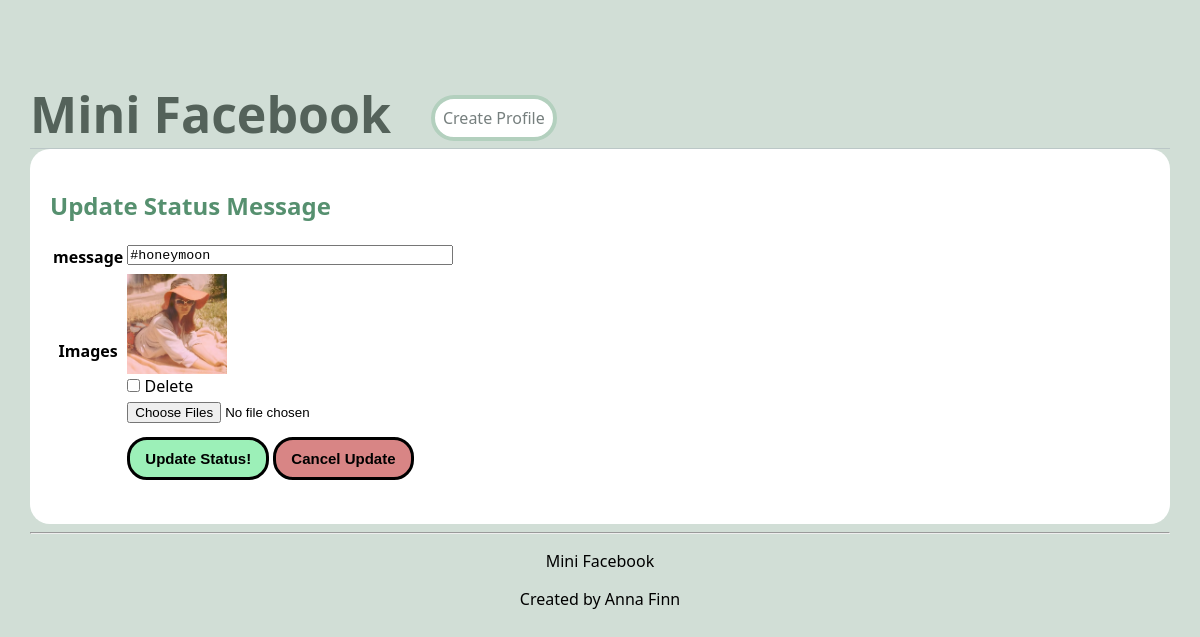
Page /mini_fb/status/6/update on the committed database.
### mini_fb/models.py (models this page shows, shortened)
class StatusMessage(models.Model):
    profile = models.ForeignKey("Profile", on_delete=models.CASCADE)
    message = models.TextField(blank=False)
    timestamp = models.DateTimeField(auto_now=True)
    def get_images(self):
        image = Image.objects.filter(status=self)
        return image

class Image(models.Model):
    status = models.ForeignKey("StatusMessage", on_delete=models.CASCADE)
    image_file = models.ImageField(blank=True)
    timestamp = models.DateTimeField(auto_now=True)

### mini_fb/views.py (the view, shortened to what this page needs)
# urls.py: path(r'status/<int:pk>/update', UpdateStatusView.as_view(), name='update_status'),
class UpdateStatusView(UpdateView):
    form_class = UpdateStatusForm
    template_name = "mini_fb/update_status_form.html"
    model = StatusMessage

### mini_fb/forms.py
class UpdateStatusForm (forms.ModelForm):
    class Meta:
        model = StatusMessage
        fields = ['message']

### mini_fb/templates/mini_fb/update_status_form.html (shortened to what this page needs)
{% extends 'mini_fb/base.html'  %}
{% block content %}
<div class="box">
    <h2>Update Status Message</h2>
    <form method="POST" enctype="multipart/form-data">
        <table>
            {% for field in form %}
            <tr>
                <th>{{ field.name }}</th>
                <td>{{ field }}</td>
            </tr>
            {% endfor %}
            <tr>
                <th>Images</th>
                <td>
                    <div class="delete-container">
                        {% for image in statusmessage.get_images %}
                        <div>
                            <img class="delete-img" src="{{ image.image_file.url }}" alt="Image"/>
                            <label>
                                <input type="checkbox" name="delete_images" value="{{ image.pk }}"> Delete
                            </label>
                        </div>
                    {% empty %}
                        <p>No images uploaded.</p>
                    {% endfor %}
                    </div>
                    <input type="file" name="files" multiple>
                </td>
            </tr>
            <tr>
                <td></td>
                <td>
                    <input class="submit" type="submit" name="update_status" value="Update Status!">
                    <form action="{% url 'profile' statusmessage.profile.pk %}">
                        <input class="cancel" type="submit" name="cancel" value="Cancel Update">
                    </form>
                </td>
            </tr>
        </table>
    </form>
</div>
{% endblock %}

### static/mini_fb.css (style rules this page uses)
body { margin: 30px; background: #d1ded6; font-family:'Segoe UI', Tahoma, Geneva, Verdana, sans-serif; }
h1, h2, h3 { color: #56906f; }
input[type="submit"] { font-size: 15px; font-weight: bolder; border: 3px solid black; padding: 10px 15px; border-radius: 20px; height: fit-content; width: fit-content; }
.submit { background-color: rgb(156, 240, 184); }
.cancel { background-color: rgb(216, 133, 133); }
textarea { height: 20px; resize: none; overflow: hidden; margin-bottom: 5px; }
input { margin: 5px auto; }
.delete-img { height: 100px; width: 100px; object-fit: cover; display: block; }
.delete-container { display: flex; flex-wrap: wrap; gap: 10px; / }
.box { margin: 0 auto; background-color: white; max-width: 1200px; padding: 20px; border-radius: 20px; }

### rows in the picture
StatusMessage: form "#honeymoon"
Image: image_file (picture)

### other values in the picture
{{ field.name }} "message"
